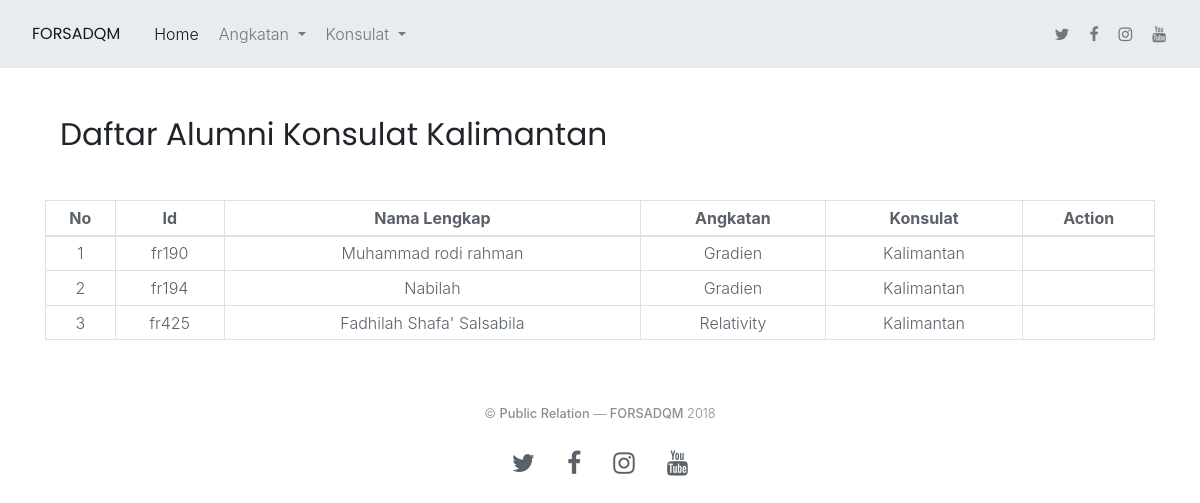
The page /index.php/konsulat/kalimantan on the database its author committed.
### tables this page shows
CREATE TABLE `t_alumni` (
  `id` varchar(5) NOT NULL,
  `nama` varchar(34) NOT NULL,
  `jk` varchar(6) NOT NULL,
  `tempat` varchar(33) DEFAULT NULL,
  `tgl` date DEFAULT NULL,
  `angkatan` int(11) NOT NULL,
  `status` varchar(28) DEFAULT NULL,
  `alamat` varchar(162) NOT NULL,
  `konsulat` int(11) NOT NULL,
  `hp` varchar(40) NOT NULL,
  `email` varchar(45) DEFAULT NULL,
  `sosmed` varchar(70) DEFAULT NULL,
  `profesi` varchar(62) NOT NULL,
  `pekerjaan` varchar(98) NOT NULL,
  `institusi` varchar(67) DEFAULT NULL,
  `fakultas` varchar(66) DEFAULT NULL,
  `kerja` varchar(37) DEFAULT NULL,
  `perusahaan` varchar(101) DEFAULT NULL,
  `riwayat` varchar(554) DEFAULT NULL,
  `prestasi` varchar(500) DEFAULT NULL,
  `liqo` varchar(5) DEFAULT NULL,
  `murobbi` varchar(426) DEFAULT NULL,
  `hp_murobbi` varchar(23) DEFAULT NULL,
  `alasan` varchar(174) DEFAULT NULL
);

CREATE TABLE `t_angkatan` (
  `id` int(11) NOT NULL,
  `nama` varchar(30) NOT NULL
);

CREATE TABLE `t_konsulat` (
  `id` int(11) NOT NULL,
  `nama` varchar(30) NOT NULL
);

### application/controllers/Konsulat.php (called while the page is built, shortened)
<?php
class Konsulat extends CI_Controller{
    function kalimantan(){
        $this->load->model('M_Forsadqm');
		$data['alumni']		= $this->M_Forsadqm->alumni()->result();
		$data['konsulat']	= $this->M_Forsadqm->konsulat()->result();
		$data['angkatan']	= $this->M_Forsadqm->angkatan()->result();
		$data['kalimantan']    	= $this->db->get_where('t_alumni',array('konsulat'=>'8'))->result();
		$data['irhaby']			= $this->db->get_where('t_alumni',array('angkatan'=>'1'))->result();
		$data['hamasatuna']		= $this->db->get_where('t_alumni',array('angkatan'=>'2'))->result();
		$data['sirius']			= $this->db->get_where('t_alumni',array('angkatan'=>'3'))->result();
		$data['gradien']		= $this->db->get_where('t_alumni',array('angkatan'=>'4'))->result();
		$data['equator']		= $this->db->get_where('t_alumni',array('angkatan'=>'5'))->result();
		$data['relativity']		= $this->db->get_where('t_alumni',array('angkatan'=>'6'))->result();
		$this->load->view('layout/header');
		$this->load->view('konsulat/kalimantan',$data);
		$this->load->view('layout/footer');
    }
}
?>

### index.php (called while the page is built, shortened)
<?php
require_once BASEPATH.'core/CodeIgniter.php';

### application/models/M_Forsadqm.php (called while the page is built, shortened)
<?php
class M_Forsadqm extends CI_Model{
    function konsulat(){
        return $this->db->get('t_konsulat');
        return $query->result();
    }
    function angkatan(){
        return $this->db->get('t_angkatan');
        return $query->result();
    }
}
?>

### application/views/konsulat/kalimantan.php (the view)
<div id="" class="container mb-5 mt-5">
       <div class="section-title col-md-12 ml-auto mr-auto">
           <h3 class="mb-4">Daftar Alumni Konsulat Kalimantan</h3>
       </div>
   </div>
   <div class="container">
       <table class="table table-sm table-bordered table-hover">
           <thead>
               <tr>
                   <th class="text-center">No</th>
                   <th class="text-center">Id</th>
                   <th class="text-center">Nama Lengkap</th>
                   <th class="text-center">Angkatan</th>
                   <th class="text-center">Konsulat</th>
                   <th class="text-center">Action</th>
               </tr>
           </thead>
           <tbody>
           <?php
           $no = 1;
           foreach($kalimantan as $a){ ?>
               <tr>
                   <td class="text-center"><?php echo $no++ ?></td>
                   <td class="text-center"><?php echo $a->id ?></td>
                   <td class="text-center"><?php echo $a->nama ?></td>
                   <td class="text-center">
                       <?php foreach($angkatan as $an){ ?>
                           <?php if($a->angkatan == $an->id): ?>
                               <?php echo $an->nama ?>
                           <?php endif; ?>
                       <?php } ?>
                   </td>
                   <td class="text-center">
                       <?php foreach($konsulat as $k){ ?>
                           <?php if($a->konsulat == $k->id): ?>
                               <?php echo $k->nama ?>
                           <?php endif; ?>
                       <?php } ?>
                   </td>
                   <td class="text-center"></td>
               </tr>
           <?php } ?>
           </tbody>
       </table>
   </div>

### rows shown on the page
t_alumni: id "fr190", nama "Muhammad rodi rahman"
t_angkatan: nama "Gradien"
t_konsulat: nama "Kalimantan"
t_alumni: id "fr194", nama "Nabilah"
t_alumni: id "fr425", nama "Fadhilah Shafa' Salsabila"
t_angkatan: nama "Relativity"
